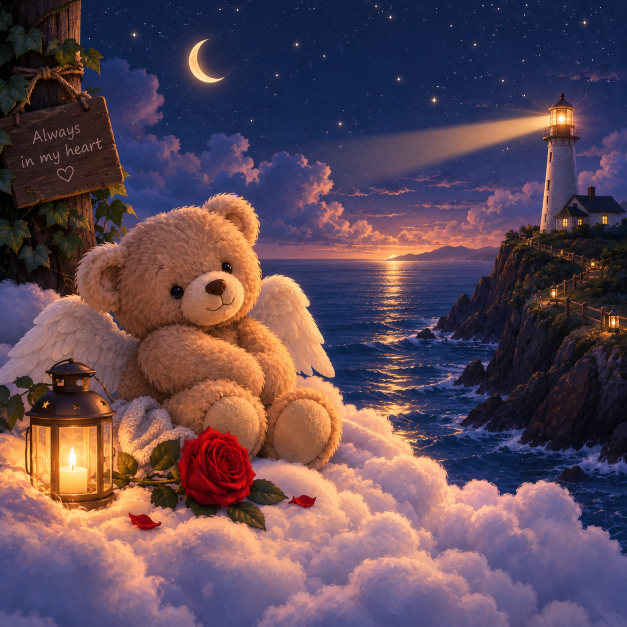
#> input picture game/memorial_scene.png, 1254 x 1254 px, found by its file name (shown at 1/2 size)
$ python process_photo.py
#> lines starting #> are read from the running program, lines starting #| are printed output that depends on the picture
import json
import os
import math
from PIL import Image

# 1. HARDCODING YOUR EXACT 40 DIAMOND CHART COLORS
CUSTOM_PALETTE = {
    "1": "#FFFFFF", "2": "#000000", "3": "#E8791C", "4": "#4E5BA2", "5": "#940108",
    "6": "#FFEE6F", "7": "#B6A4C0", "8": "#7C613B", "9": "#13295D", "10": "#EC9176",
    "11": "#EA1D16", "12": "#4A3203", "13": "#A26D84", "14": "#FAD0BC", "15": "#BC3D4A",
    "16": "#FCC831", "17": "#A44608", "18": "#573B66", "19": "#B48E4C", "20": "#7986AF",
    "21": "#6F2334", "22": "#251728", "23": "#E5C588", "24": "#5D000B", "25": "#3D4733",
    "26": "#6D6878", "27": "#FC9644", "28": "#BCA48A", "29": "#DBD5E6", "30": "#2C4184",
    "31": "#A77421", "32": "#CE685F", "33": "#FFFFC9", "34": "#914C64", "35": "#734910",
    "36": "#BB1E23", "37": "#FFBF60", "38": "#E19DA7", "39": "#2E0001", "40": "#963E32"
}

# Helper math function to convert hex strings back to RGB lists
def hex_to_rgb(hex_str):
    hex_str = hex_str.lstrip('#')
    return [int(hex_str[i:i+2], 16) for i in (0, 2, 4)]

# Helper math function to find the absolute closest color match using Euclidean distance equations
def find_closest_palette_code(r, g, b):
    closest_code = "1"
    min_distance = float('inf')

    for code, hex_color in CUSTOM_PALETTE.items():
        pr, pg, pb = hex_to_rgb(hex_color)
        # Standard distance algorithm checks similarity vectors
        distance = math.sqrt((r - pr)**2 + (g - pg)**2 + (b - pb)**2)
        if distance < min_distance:
            min_distance = distance
            closest_code = code

    return int(closest_code)

def generate_game_level_file(image_path, js_level_path, grid_width=45):
#> called with image_path = 'generator/images/memorial_scene.png', js_level_path = 'game/level.js', grid_width = 45
    if not os.path.exists(image_path):
        print(f"❌ Error: Could not find image at {image_path}. Make sure it is named exactly memorial_scene.png inside generator/images/")
        return

    # Load original artwork graphic
    img = Image.open(image_path).convert('RGB')
#> img is the input picture: PIL image 1254x1254 RGB; mean R, G, B 95.2, 73.2, 86
    aspect_ratio = img.height / img.width
#> aspect_ratio = 1
    grid_height = int(grid_width * aspect_ratio)
#> grid_height = 45

    # Downscale using high-fidelity resampling filters to preserve pixel details cleanly
    img_small = img.resize((grid_width, grid_height), resample=Image.Resampling.LANCZOS)
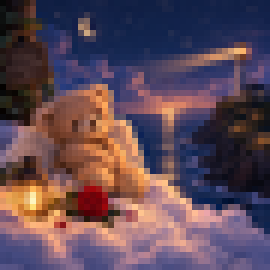
#> img_small: PIL image 45x45 RGB (shown 6 times larger); mean R, G, B 95.2, 73.2, 86

    # Map every single pixel coordinate down the grid matrix to your exact hardcoded colors!
    matrix_grid = []
    for r in range(grid_height):
        row_indices = []
        for c in range(grid_width):
            r_val, g_val, b_val = img_small.getpixel((c, r))
            # Snap pixel value straight to your specific number code matching your list chart
            matching_code = find_closest_palette_code(r_val, g_val, b_val)
            row_indices.append(matching_code)
        matrix_grid.append(row_indices)

    game_data = {
        "width": grid_width,
        "height": grid_height,
        "palette": CUSTOM_PALETTE,
        "grid": matrix_grid
    }

    # Write securely out directly to level.js file paths using standard universal formats
    with open(js_level_path, 'w', encoding='utf-8') as f:
        f.write(f"const gameData = {json.dumps(game_data, indent=2)};")

    print(f"🚀 Success! Level grid data successfully compiled with your 40 CUSTOM colors to: {js_level_path}")

if __name__ == "__main__":
    generate_game_level_file('generator/images/memorial_scene.png', 'game/level.js', grid_width=45)
